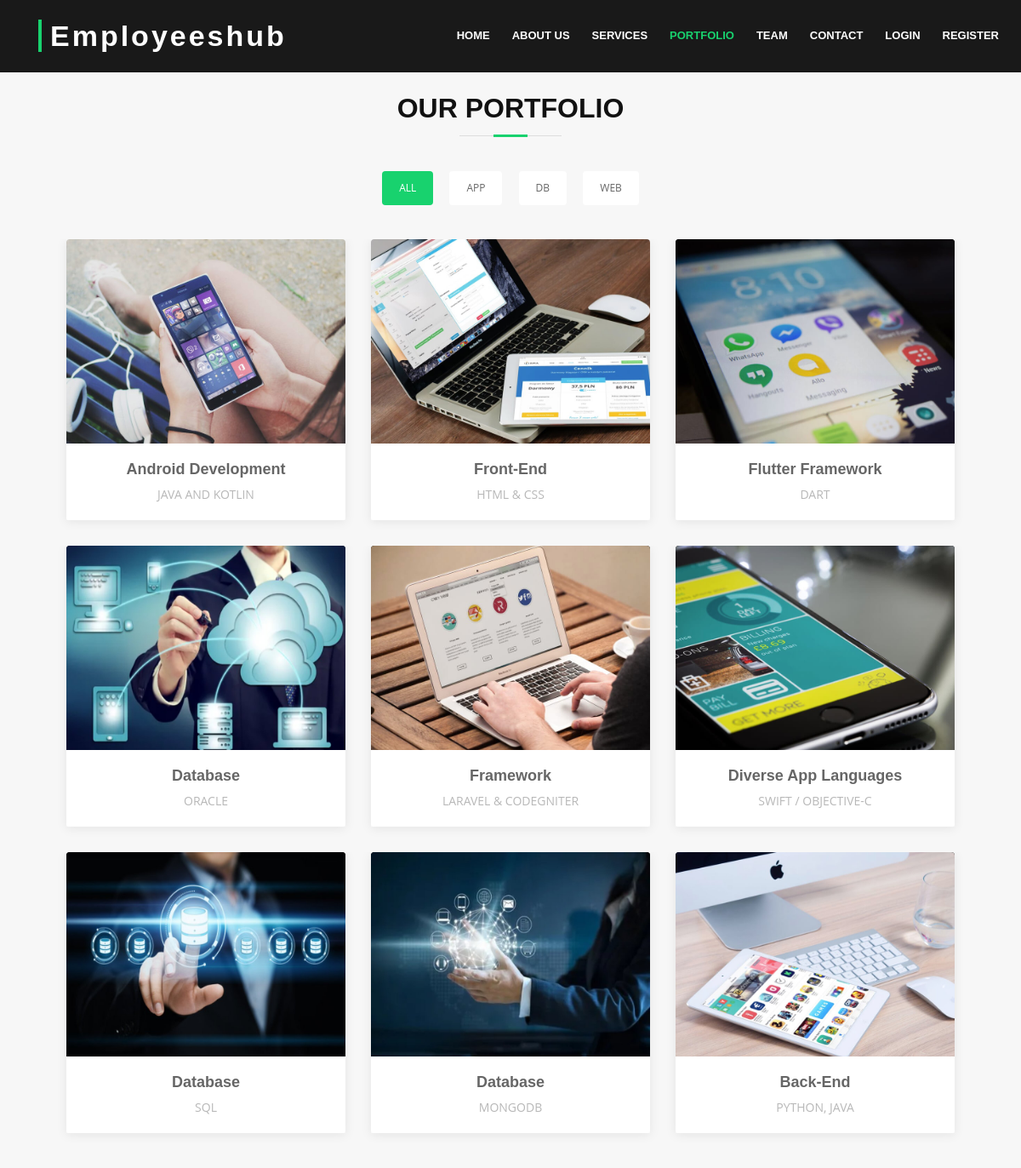
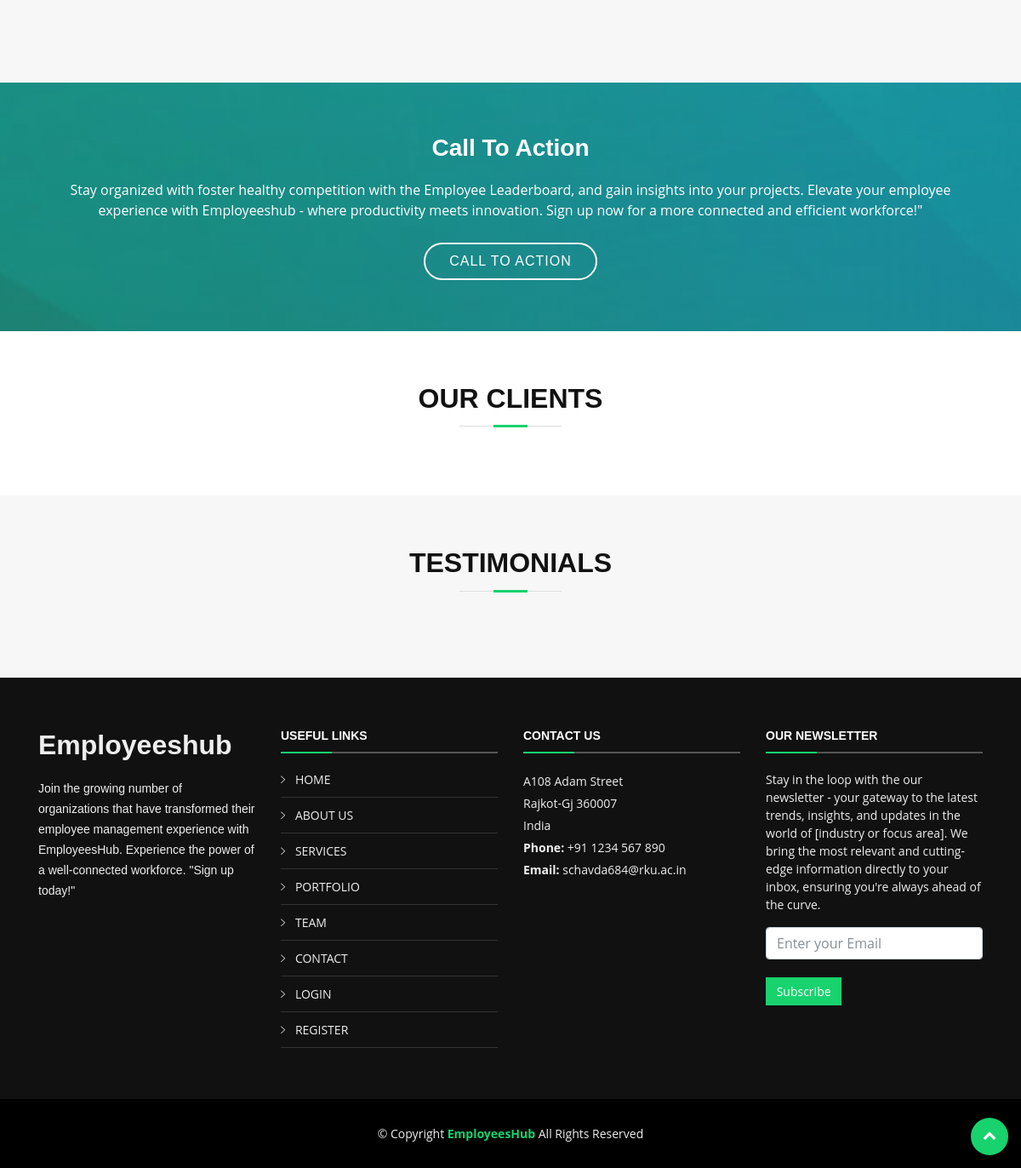
Screenshot of /portfolio.php with the database file from the repository (2 pictures, top to bottom).
### tables this page shows
CREATE TABLE `guest_header` (
  `id` int(11) NOT NULL,
  `name` varchar(255) NOT NULL,
  `title` varchar(255) NOT NULL,
  `link` varchar(255) NOT NULL
);

CREATE TABLE `guest_our_portfolio` (
  `id` int(11) NOT NULL,
  `title` varchar(255) NOT NULL,
  `para` varchar(255) NOT NULL,
  `img` varchar(255) NOT NULL,
  `category` varchar(255) NOT NULL
);

### portfolio.php (the view, shortened to what this page needs)
<?php include('header.php'); ?>
<section id="portfolio" class="section-bg">
        <div class="container p-5">
            <header class="section-header">
                <h3 class="section-title">
                    Our Portfolio
                </h3>
            </header>
            <div class="row">
                <div class="col-lg-12">
                    <ul id="portfolio-flters">
                        <li data-filter="*" class="filter-active">
                            all
                        </li>
                        <li data-filter=".filter-app">
                            app
                        </li>
                        <li data-filter=".filter-db">
                            db
                        </li>
                        <li data-filter=".filter-web">
                            web
                    </ul>
                </div>
            </div>
            <div class="row portfolio-container">
                <?php  $q = "select * from guest_our_portfolio";
              $res = mysqli_query($con, $q);
              while ($row = mysqli_fetch_array($res)) {  ?>
                <div class="col-lg-4 col-md-6 portfolio-item filter-<?php echo $row['category']; ?> wow fadeInUp">
                    <div class="portfolio-wrap">
                        <figure>
                            <img src="admin_panel/img/intro-carousel/<?php echo $row[3]; ?>" class="img-fluid" alt="">
                        </figure>
                        <div class="portfolio-info">
                            <h4>
                                <?php echo $row[1]; ?> </a>
                            </h4>
                            <p>
                                <?php echo $row[2]; ?>
                            </p>
                        </div>
                    </div>
                </div>
                <?php } ?>
            </div>
        </div>
    </section>
<?php
      include('call-to-action.php');
    ?>
<?php
    include('our_clients.php');
  ?>
<?php
      include('testimonial.php');
  ?>
<?php
      include('footer.php');
  ?>

### header.php (shortened to what this page needs)
<?php
include('connection.php');
$url = $_SERVER['REQUEST_URI'];
$url = parse_url($url, PHP_URL_PATH);
$arr_url = explode("/", $url);
?>
<!DOCTYPE html>
<html lang="en">
<head>
    <link href="lib/font-awesome/css/font-awesome.min.css" rel="stylesheet">
    <link href="lib/animate/animate.min.css" rel="stylesheet">
    <link href="lib/ionicons/css/ionicons.min.css" rel="stylesheet">
    <link href="lib/owlcarousel/assets/owl.carousel.min.css" rel="stylesheet">
    <link href="lib/lightbox/css/lightbox.min.css" rel="stylesheet">
    <link href="lib/bootstrap/css/bootstrap.min.css" rel="stylesheet">
    <link src="lib/bootstrap/css/bootstrap.min.css.map" rel="stylesheet">
    <link href="css/style.css" rel="stylesheet">
</head>
<body>
    <header id="header" class="header-scrolled">
        <div class="container-fluid">
            <div id="logo" class="pull-left">
                <h1><a href="#intro" class="scrollto">
                        Employeeshub
                    </a></h1>
            </div>
            <nav id="nav-menu-container">
                <ul class="nav-menu">
                    <?php
                    $q = "SELECT * FROM guest_header";
                        $res = mysqli_query($con, $q);
                        while ($row = mysqli_fetch_array($res)) {
                    ?>
                    <li class="<?php if (isset($arr_url[2]) && $arr_url[2] == $row[1]) { echo "menu-active"; } ?>"> <a
                            class="nav-link" href="<?php echo $row[3]; ?>">
                            <?php echo $row[2]; ?>
                        </a>
                    </li>
                    <?php  }  ?>
                </ul>
            </nav>
        </div>
    </header>
</body>
</html>

### footer.php (shortened to what this page needs)
<?php  include('connection.php');
?>
<footer id="footer">
    <div class="footer-top">
        <div class="container">
            <div class="row">
                <div class="col-lg-3 col-md-6 footer-info">
                    <h2><b>
                            Employeeshub
                        </b></h2>
                    <p>
                        Join the growing number of organizations that have transformed their employee management
                        experience with EmployeesHub. Experience the power of a well-connected workforce. "Sign up
                        today!"
                    </p>
                </div>
                <div class="col-lg-3 col-md-6 footer-links">
                    <h4>
                        USEFUL LINKS
                    </h4>
                    <ul>
                        <?php   $q = "select * from guest_header";
              $res = mysqli_query($con, $q);
              while ($row = mysqli_fetch_array($res)) { ?>
                        <li><i class="ion-ios-arrow-right"></i> <a href="<?php echo $row[1];?>">
                                <?php  echo $row[2]; ?>
                            </a></li>
                        <?php  }  ?>
                    </ul>
                </div>
                <div class="col-lg-3 col-md-6 footer-contact">
                    <h4>contact us</h4>
                    <p>A108 Adam Street<br>
                        Rajkot-Gj 360007<br>
                        India <br>
                        <strong>Phone:</strong>
                        +91 1234 567 890 <br>
                        <strong>Email:</strong>
                        schavda684@rku.ac.in <br>
                    </p>
                </div>
                <div class="col-lg-3 col-md-6 footer-newsletter">
                    <h4>
                        Our Newsletter
                    </h4>
                    <p>
                        Stay in the loop with the our newsletter - your gateway to the latest trends, insights, and
                        updates in the world of [industry or focus area]. We bring the most relevant and cutting-edge
                        information directly to your inbox, ensuring you're always ahead of the curve.
                    </p>
                    <?php include('sub.php'); ?>
                </div>
            </div>
        </div>
    </div>
    <div class="container">
        <div class="copyright">
            &copy; Copyright <a href=" http://localhost/Employee%20Management%20System/index.php">
                <strong>
                    EmployeesHub
                </strong>
            </a> All Rights
            Reserved
        </div>
    </div>
</footer>
<a href="#" class="back-to-top"><i class="fa fa-chevron-up"></i></a>
</body>
</html>

### rows the page displays
guest_header: title "HOME"
guest_header: title "ABOUT US"
guest_header: title "SERVICES"
guest_header: title "PORTFOLIO"
guest_header: title "TEAM"
guest_header: title "CONTACT"
guest_header: title "LOGIN"
guest_header: title "REGISTER"
guest_our_portfolio: img (picture), title "Android Development", para "JAVA AND KOTLIN"
guest_our_portfolio: img (picture), title "Front-End", para "HTML & CSS"
guest_our_portfolio: img (picture), title "Flutter Framework", para "DART"
guest_our_portfolio: img (picture), title "Database", para "ORACLE"
guest_our_portfolio: img (picture), title "Framework", para "LARAVEL & CODEGNITER"
guest_our_portfolio: img (picture), title "Diverse App Languages", para "SWIFT / OBJECTIVE-C"
guest_our_portfolio: img (picture), title "Database", para "SQL"
guest_our_portfolio: img (picture), title "Database", para "MONGODB"
guest_our_portfolio: img (picture), title "Back-End", para "PYTHON, JAVA"
